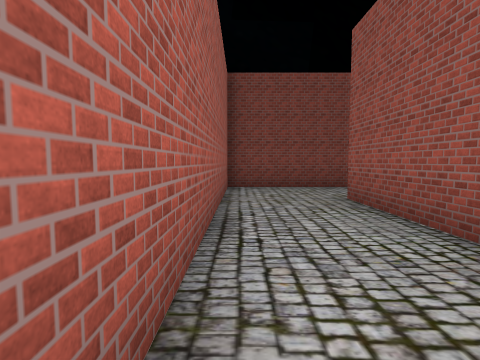
View 1 (above)

24 first-person views from a walk through a scene from a Unity 3-D project. The camera is 1.5 m above the floor, tilts 4° down and sees 85° across. The floor is counted in squares, 2 m on a side. Each view is taken from the middle of a square. On the plan, view 1 faces up. The plan holds only what a view shows up to about 9 squares ahead; the rest is blank. The place goes on beyond the plan. The player character is not drawn. Some animated figures are not drawn. Some surface patterns are stand-ins.

View 2
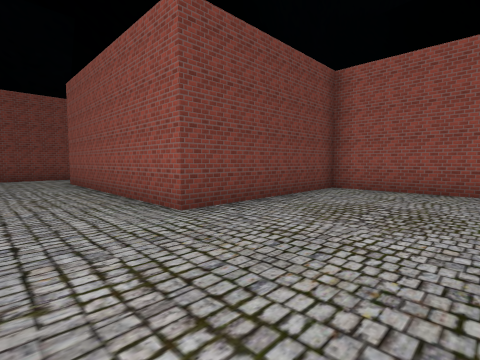

View 3
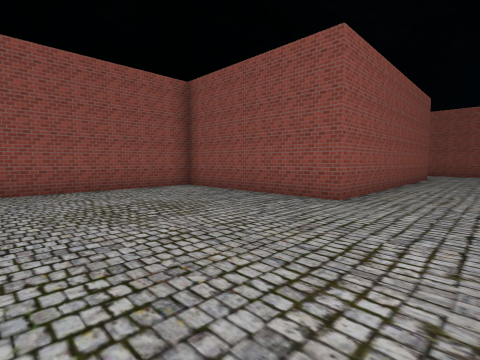

View 4
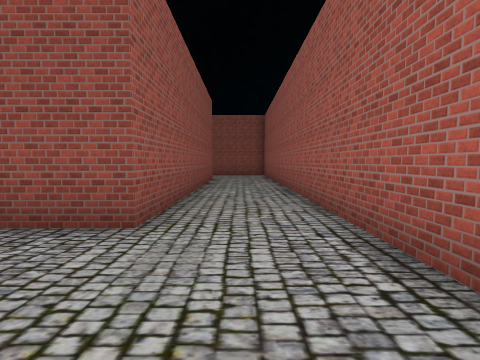

View 5
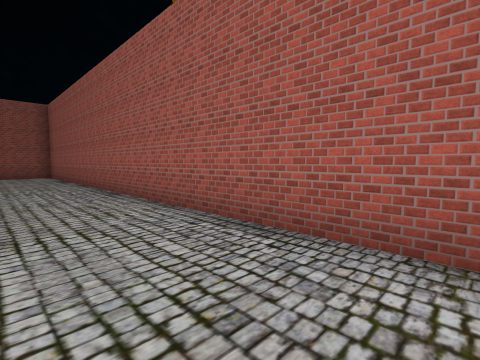

View 6
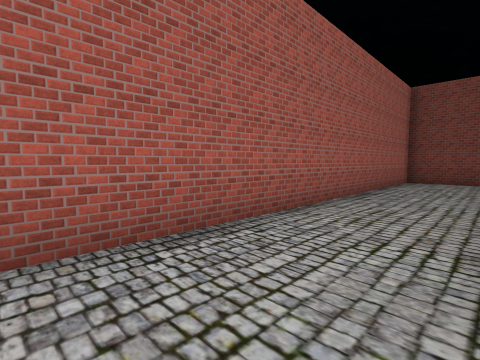

View 7
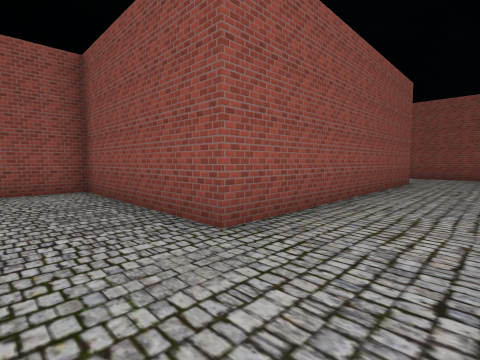

View 8
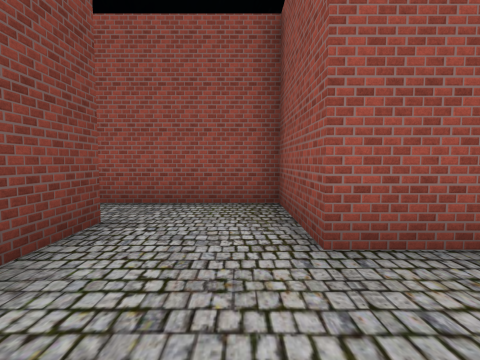

View 9
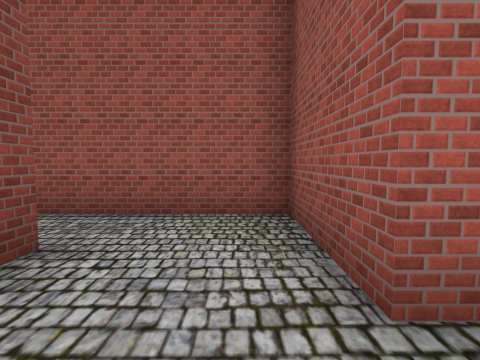

View 10
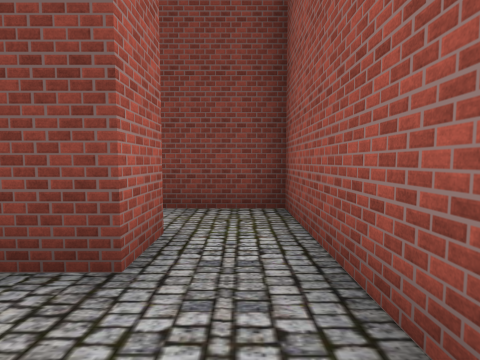

View 11
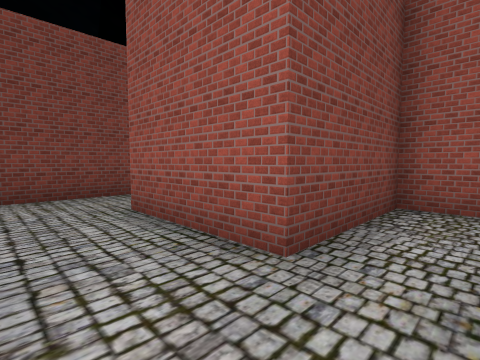

View 12
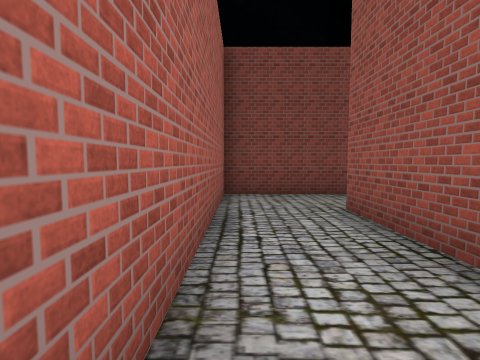

View 13
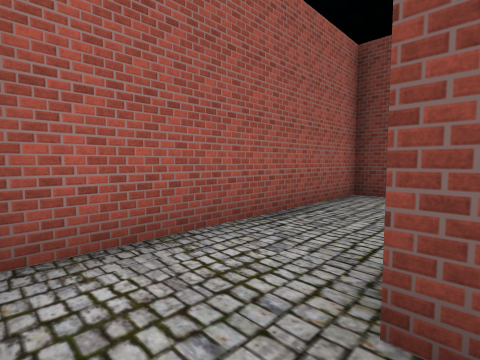

View 14
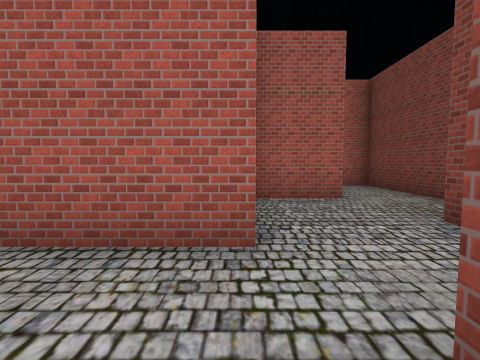

View 15
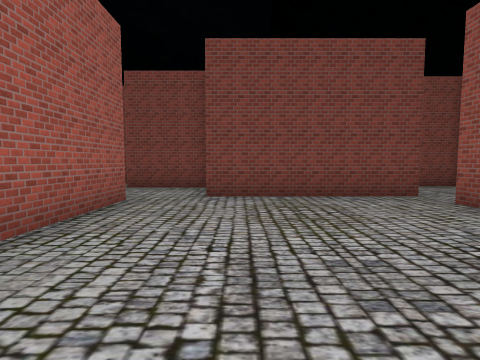

View 16
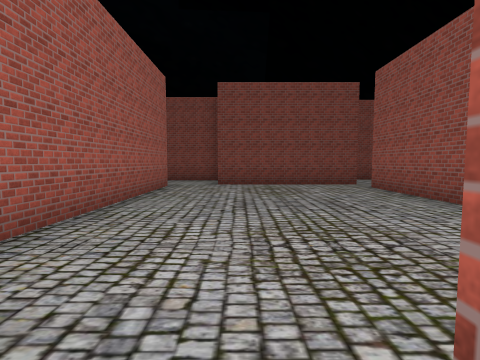

View 17
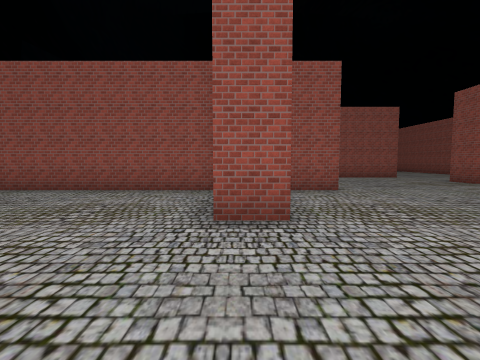

View 18
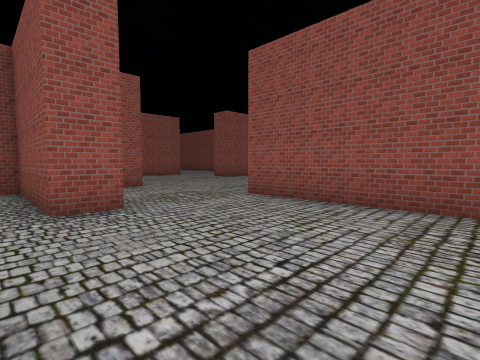

View 19
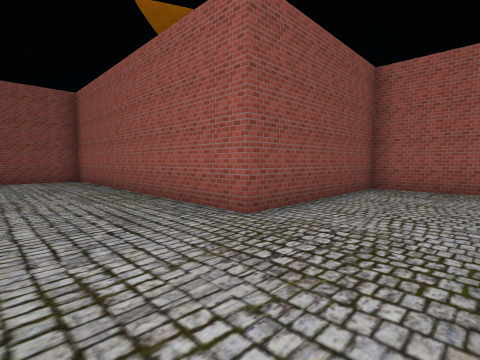

View 20
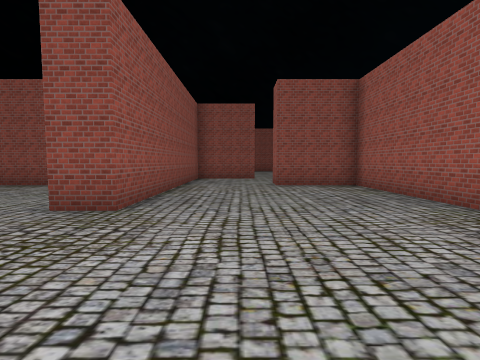

View 21
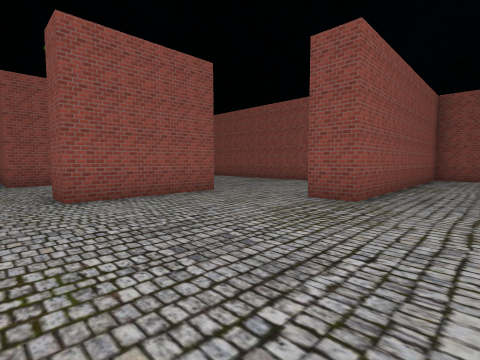

View 22
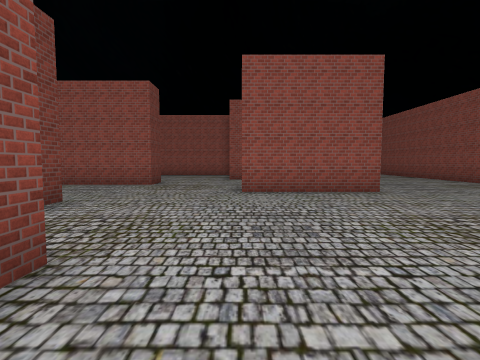

View 23
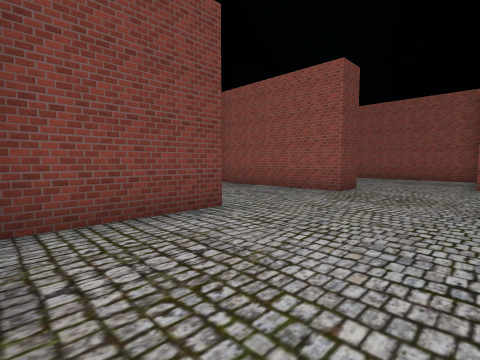

View 24
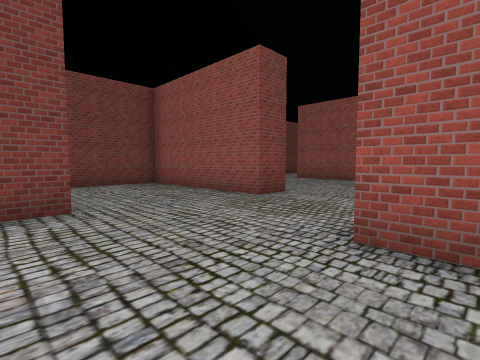

### Floor plan
Points are (right, up) in squares from view 1. A wall is a line through its corners. A room is listed if a view was taken in it or the views show most of it. See-through windows are left out.
Room 1 (views 1, 2, 3, 4, 5, 6, 7, 8, 9)
walls: (3.2, 7.7) (-0.4, 7.7) (-0.4, -14.4); (2.2, -15.2) (2.2, -6.9) (7.3, -6.9) (7.3, -1.5) (2.2, -1.5) (2.2, 5.3) (3.5, 5.3)
ways out: opening at (2.5, 6.5) to room 2
Room 2 (view 10)
walls: (3.5, 5.3) (4.7, 5.3) (4.7, 8.5); (3.2, 8.8) (3.2, 7.7)
ways out: opening at (2.5, 6.5) to room 1; opening at (4, 8) to room 5
Room 3 (views 11, 12, 13)
walls: (3.5, 10.2) (1.7, 10.2) (1.7, 13.1); (2.9, 15) (-0.4, 15) (-0.4, 9)
ways out: opening at (2, 14) to room 4; opening at (2.5, 9) to room 5
Room 4 (views 14, 15, 16, 17, 18, 19, 20, 21, 22, 23, 24)
walls: (11.9, 0.4) (11.9, 1.8); (8.3, 2.2) (8.3, 3.3) (11.9, 3.3) (11.9, 10.8); (16, 2.4) (13, 2.4); (17.5, -4.5) (17.5, -1.1) (18.5, -1.1); (20.6, 1.9) (19.5, 1.9) (19.5, 6.4); (3.2, 1.8) (3.2, -0.6) (8.3, -0.6) (8.3, -9.3) (10.8, -9.3) (10.8, -10); (19.1, 6.7) (16.8, 6.7); (22, -1.8) (22, -0.6) (23.5, -0.6); (13.9, -10.9) (13.9, -5) (15, -5); (11.9, 11.6) (7.2, 11.6); (5.7, 11.2) (5.7, 5.4); (7.1, 13.6) (4.6, 13.6); (2.7, 13.1) (2.7, 11.2)
ways out: opening at (2, 14) to room 3; opening at (12, 11); opening at (16.5, -4)
Room 5 (no view inside)
walls: (4.7, 8.5) (4.7, 10.2) (3.5, 10.2)
ways out: opening at (4, 8) to room 2; opening at (2.5, 9) to room 3

Where each view was taken, in squares from view 1:
view 1: 0 up, 0 right, facing up
view 2: 5 down, 0 right, facing up-right
view 3: 2 down, 0 right, facing down-right
view 4: 4 down, 1 right, facing down
view 5: 4 down, 2 right, facing down-left
view 6: 3 down, 2 right, facing up-left
view 7: 5 down, 0 right, facing down-right
view 8: 6 up, 0 right, facing right
view 9: 6 up, 1 right, facing right
view 10: 6 up, 4 right, facing up
view 11: 9 up, 0 right, facing up-right
view 12: 9 up, 0 right, facing up
view 13: 9 up, 2 right, facing up-left
view 14: 11 up, 8 right, facing left
view 15: 6 up, 8 right, facing up
view 16: 3 up, 8 right, facing up
view 17: 3 up, 5 right, facing right
view 18: 4 up, 4 right, facing down-right
view 19: 2 up, 11 right, facing down-left
view 20: 1 down, 12 right, facing down
view 21: 0 up, 12 right, facing down-right
view 22: 1 down, 11 right, facing right
view 23: 1 down, 13 right, facing up-right
view 24: 2 down, 15 right, facing up-right
